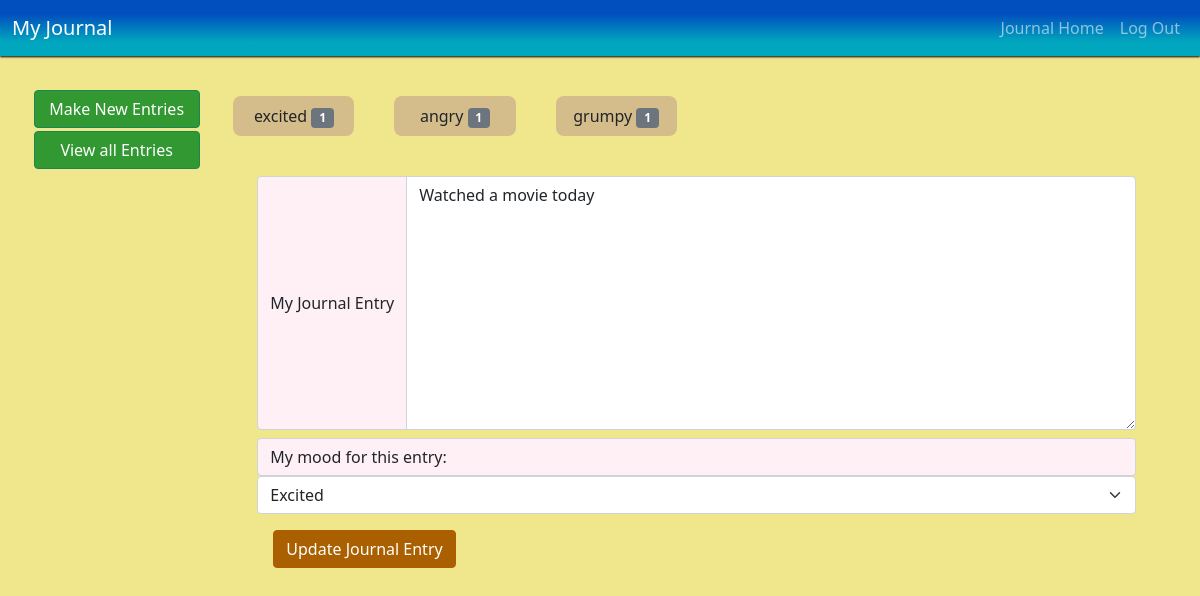
The app's page /update?id=1 (signed in) with its own data.
### tables this page shows
CREATE TABLE 'entries' ('id' INTEGER PRIMARY KEY AUTOINCREMENT NOT NULL, 'username' TEXT NOT NULL, 'entry' TEXT, 'mood' TEXT, 'date' DATE, 'fDate' TEXT);

### app.py (the view)
@app.route('/update', methods=["GET", "POST"])
@login_required
def update():
    if request.method == "GET" and not request.args:
        return redirect('/')
    if request.method == 'POST':
        with alcSession(engine) as conn:
            try:
                newentry = request.form.get('journal-entry')
                newmood = request.form.get('mood-select')
                id = request.args['id']
                statement = text("UPDATE entries SET entry = :newentry, mood = :newmood WHERE id = :id AND username = :username").bindparams(id = id, username = session['username'], newentry = newentry, newmood = newmood)
                conn.execute(statement)
                conn.commit()
                return redirect('/')
            except:
                flash("Error updating entry!")
                return redirect('/')
    elif request.method == "GET":
        print('hello')
        print(request.method)
        with alcSession(engine) as conn:
            statement = text("SELECT mood FROM entries WHERE username = :username").bindparams(username = session['username'])
            rows = conn.execute(statement)
            rows = rows.all()
            total_moods = {}
            for row in rows:
                total_moods.setdefault(row[0], 0)
                total_moods[row[0]] += 1
            statement = text("SELECT entry, mood FROM entries WHERE id = :id;").bindparams(id = request.args['id'])
            rows = conn.execute(statement)
            rows = rows.all()
            entry = rows
            return render_template('update.html', moods=total_moods, entry=entry, id=request.args['id'])

### app.py (called while the page is built)
@app.after_request
def after_request(response):
    response.headers["Cache-Control"] = "no-cache, no-store, must-revalidate"
    response.headers["Expires"] = 0
    response.headers["Pragma"] = "no-cache"
    return response

### helpers.py (called while the page is built)
def login_required(f):
    @wraps(f)
    def decorated_function(*args, **kwargs):
        if session.get("user_id") is None:
            return redirect("/login")
        return f(*args, **kwargs)
    return decorated_function

### templates/update.html (shortened to what this page needs)
{% extends "layout.html" %}
{% block main %}
<main class='container-fluid journal-container'>
  <div class='row'>
    <div class='col-md-2'>
      <nav class="flex-column nav nav-menu">
        <button id='new-entries-btn' class='menu-btn btn btn-success'>Make New Entries</button>
        <button id='all-entries-btn' class='menu-btn btn btn-success'>View all Entries</button>
      </nav>
    </div>
    <div class='col-md-10'>
      <div class='row' id='mood-row'>
        {% for mood, num in moods.items() %}
        <div class='col-md-2'>
          <p class='mood-btn'>{{ mood }}
            <span class="badge bg-secondary">{{ num }}</span>
          </p>
        </div>
        {% endfor %}
      </div>
      <div class='container'>
        <div class='row'>
          <div class='col-md-12'>
            <form action="/update?id={{ id }}" method="post" id='journal-form'>
              <div class="input-group">
                <span class="input-group-text" id='journal-desc' >My Journal Entry</span>
                <textarea name='journal-entry' class="form-control" aria-label="my journal entry" rows=10>{{ entry[0].entry }}</textarea>
              </div>
              <span class="input-group-text" id='mood-desc'>My mood for this entry:</span>
              <select id='mood-select' data-value='{{ entry[0].mood }}' name='mood-select' class="form-select" aria-label="Default select example">
                <option>Excited</option>
              </select>
              <div class='btn-container'>
                <button class='btn-primary btn' id='save-btn'>
                  Update Journal Entry
                </button>
              </div>
            </form>
          </div>
        </div>
      </div>
    </div>
  </div>
</main>
{% endblock %}

### records on screen
entries: mood "excited", num "1", journal-entry "Watched a movie today", mood-select "Excited"
entries: mood "angry", username "1"
entries: mood "grumpy", username "1"
